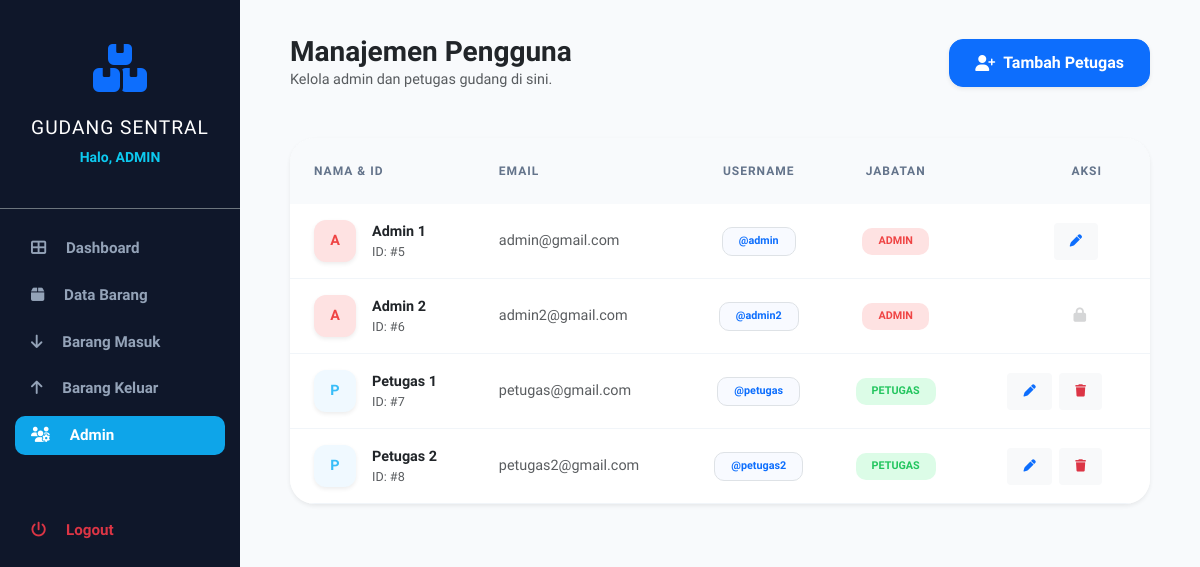
Page /admin.php (signed in) on the earlier database version.
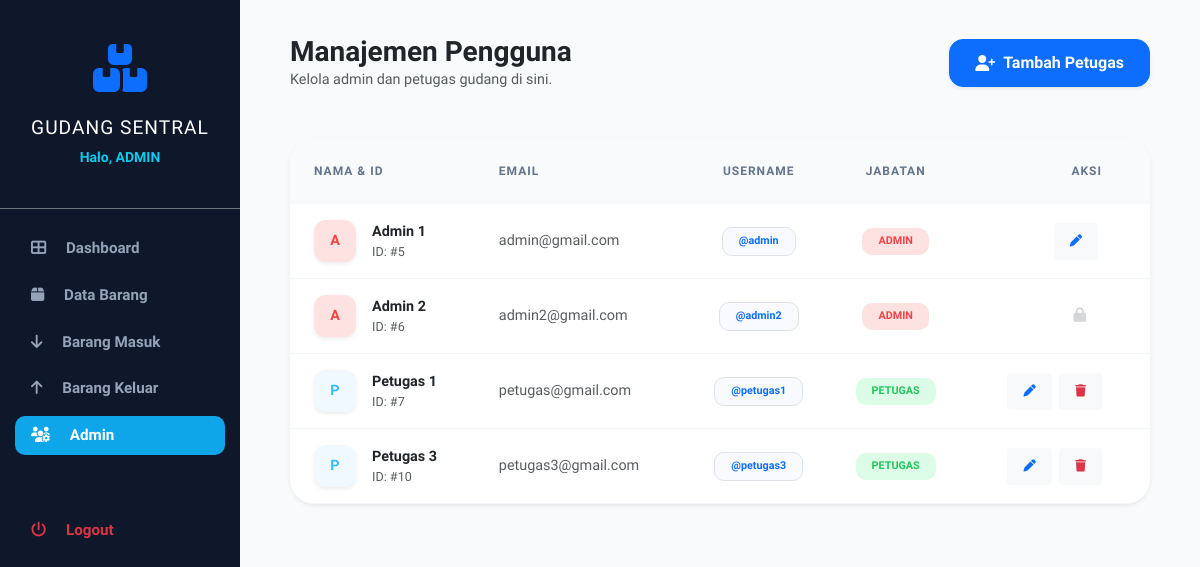
Same page on the later database version.
### tables this page shows
CREATE TABLE `users` (
  `id_user` int NOT NULL,
  `username` varchar(20) DEFAULT NULL,
  `nama_lengkap` varchar(200) DEFAULT NULL,
  `gmail` varchar(50) DEFAULT NULL,
  `role` enum('admin','petugas') DEFAULT NULL,
  `password` varchar(50) DEFAULT NULL
);

### admin.php (the view, shortened to what this page needs)
<?php
$active_page = "admin";
include 'header.php';
include 'sidebar.php';
$id_log = $_SESSION['id_user'] ?? 0;
?>
<main class="content-wrapper" style="background: #f8fafc; padding: 35px 50px;">
    <div class="container-fluid p-0" style="max-width: 1150px; margin-left: 0;">
        <div class="d-flex justify-content-between align-items-center mb-5">
            <div>
                <h3 class="fw-bold text-dark m-0">Manajemen Pengguna</h3>
                <p class="text-muted m-0" style="font-size: 0.9rem;">Kelola admin dan petugas gudang di sini.</p>
            </div>
            <button class="btn btn-primary fw-bold shadow-sm d-flex align-items-center"
                    style="border-radius: 14px; padding: 12px 25px; height: 48px;"
                    data-bs-toggle="modal" data-bs-target="#modalTambah">
                <i class="fas fa-user-plus me-2"></i> Tambah Petugas
            </button>
        </div>
        <div class="card border-0 shadow-sm" style="border-radius: 25px; overflow: hidden; background: #ffffff;">
            <div class="table-responsive">
                <table class="table align-middle m-0">
                    <thead>
                        <tr class="text-muted" style="font-size: 0.75rem; background: #fafbfc;">
                            <th class="border-0 py-4 ps-4">NAMA & ID</th>
                            <th class="border-0 py-4">EMAIL</th>
                            <th class="border-0 py-4 text-center">USERNAME</th>
                            <th class="border-0 py-4 text-center">JABATAN</th>
                            <th class="border-0 py-4 text-end pe-5">AKSI</th>
                        </tr>
                    </thead>
                    <tbody>
                        <?php
                        $query = $conn->query("SELECT * FROM users ORDER BY role ASC");
                        while($u = $query->fetch_assoc()):
                            $is_admin = ($u['role'] == 'admin');
                            $is_me = ($u['id_user'] == $id_log);
                        ?>
                        <tr>
                            <td class="py-3 ps-4">
                                <div class="d-flex align-items-center gap-3">
                                    <div class="d-flex align-items-center justify-content-center fw-bold shadow-sm"
                                         style="width: 42px; height: 42px; background: <?= $is_admin ? '#fee2e2' : '#f0f9ff' ?>;
                                                color: <?= $is_admin ? '#ef4444' : '#38bdf8' ?>; border-radius: 12px;">
                                        <?= strtoupper(substr($u['nama_lengkap'], 0, 1)) ?>
                                    </div>
                                    <div>
                                        <div class="fw-bold text-dark m-0"><?= $u['nama_lengkap'] ?></div>
                                        <div class="text-muted small">ID: #<?= $u['id_user'] ?></div>
                                    </div>
                                </div>
                            </td>
                            <td class="text-muted small"><?= $u['gmail'] ?></td>
                            <td class="text-center">
                                <span class="badge border text-primary px-3 py-2" style="background: #f8faff; border-radius: 10px;">
                                    @<?= $u['username'] ?>
                                </span>
                            </td>
                            <td class="text-center">
                                <span class="badge px-3 py-2"
                                      style="background: <?= $is_admin ? '#fee2e2' : '#dcfce7' ?>;
                                             color: <?= $is_admin ? '#ef4444' : '#22c55e' ?>;
                                             border-radius: 10px; font-weight: 800;">
                                    <?= strtoupper($u['role']) ?>
                                </span>
                            </td>
                            <td class="text-end pe-5">
                                <?php if(!$is_admin || $is_me): ?>
                                    <button class="btn btn-sm btn-light text-primary border-0 p-2 px-3 me-1" data-bs-toggle="modal" data-bs-target="#modalEdit<?= $u['id_user'] ?>">
                                    </button>
                                <?php else: ?>
                                    <i class="fas fa-lock text-muted opacity-25 me-3"></i>
                                <?php endif; ?>
                                <?php if(!$is_admin): ?>
                                    <a href="admin.php?hapus=<?= $u['id_user'] ?>" class="btn btn-sm btn-light text-danger border-0 p-2 px-3 btn-hapus">
                                    </a>
                                <?php endif; ?>
                            </td>
                        </tr>
                        <?php endwhile; ?>
                    </tbody>
                </table>
            </div>
        </div>
    </div>
</main>
<?php include 'footer.php'; ?>

### header.php (shortened to what this page needs)
<?php
$role = $_SESSION['role'] ?? 'petugas';
?>
<!DOCTYPE html>
<html lang="id">
<head>
    <link rel="stylesheet" href="https://cdn.jsdelivr.net/npm/bootstrap@5.3.2/dist/css/bootstrap.min.css">
    <link rel="stylesheet" href="https://cdnjs.cloudflare.com/ajax/libs/font-awesome/6.5.0/css/all.min.css">
</head>
<body>

### sidebar.php (shortened to what this page needs)
<aside class="main-sidebar">
    <div class="d-flex flex-column align-items-center justify-content-center py-4 border-bottom border-secondary mb-3">
        <i class="fas fa-boxes-stacked fa-3x mb-4 text-primary"></i>
        <h3 class="font-weight-bold m-0 text-white" style="font-size: 1.2rem; letter-spacing: 1px;">GUDANG SENTRAL</h3>
        <p class="text-info small mt-2" style="font-weight: 600;">Halo, <?= htmlspecialchars(strtoupper($role)) ?></p>
    </div>
    <ul class="nav nav-pills flex-column">
        <li class="nav-item">
            <a href="dashboard.php" class="nav-link <?= ($active_page == 'dashboard') ? 'active' : '' ?>">
                <i class="fas fa-th-large me-3"></i> Dashboard
            </a>
        </li>
        <li class="nav-item">
            <a href="barang.php" class="nav-link <?= ($active_page == 'barang') ? 'active' : '' ?>">
                <i class="fas fa-box me-3"></i> Data Barang
            </a>
        </li>
        <li class="nav-item">
            <a href="transaksi_masuk.php" class="nav-link <?= ($active_page == 'transaksi_masuk') ? 'active' : '' ?>">
                <i class="fas fa-arrow-down me-3"></i> Barang Masuk
            </a>
        </li>
        <li class="nav-item">
            <a href="transaksi_keluar.php" class="nav-link <?= ($active_page == 'transaksi_keluar') ? 'active' : '' ?>">
                <i class="fas fa-arrow-up me-3"></i> Barang Keluar
            </a>
        </li>
        <?php if ($role == 'admin') : ?>
            <li class="nav-item">
                <a href="admin.php" class="nav-link <?= ($active_page == 'admin') ? 'active' : '' ?>">
                    <i class="fas fa-users-cog me-3"></i> Admin
                </a>
            </li>
        <?php endif; ?>
        <li class="nav-item mt-5">
            <a href="#" id="btnLogout" class="nav-link text-danger">
                <i class="fas fa-power-off me-3"></i> Logout
            </a>
        </li>
    </ul>
</aside>

### footer.php (shortened to what this page needs)
</body>
</html>

Differences in the rows shown:
removed users: nama_lengkap "P", nama_lengkap "Petugas 2", id_user "8", gmail "petugas2@gmail.com", username "petugas2", role "PETUGAS"
changed users "Petugas 1": username "petugas" → "petugas1"
added users: nama_lengkap "P", nama_lengkap "Petugas 3", id_user "10", gmail "petugas3@gmail.com", username "petugas3", role "PETUGAS"
